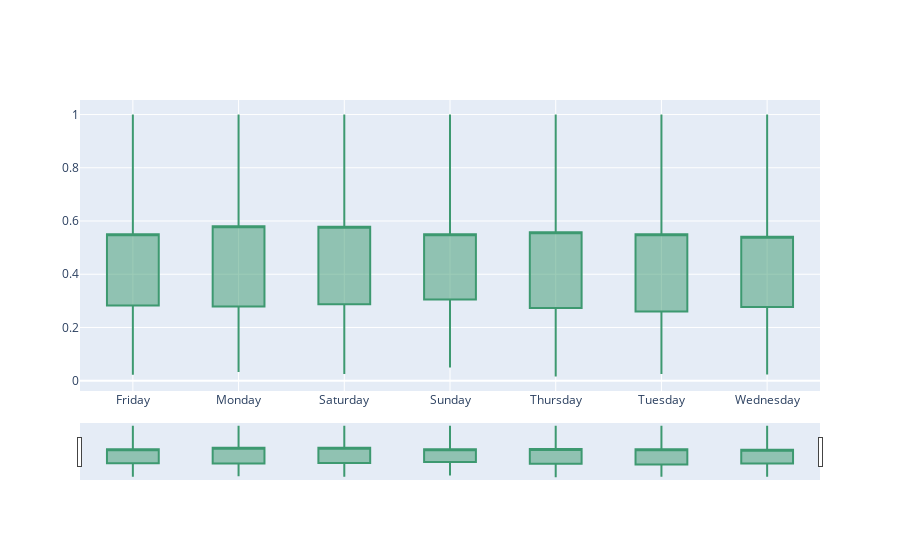

Notebook cell for this chart:
### Markdown cell above
#### Day of Week

### Code cell
make_candle_plot(df=overall_df, groupby_='DAY_OF_WEEK', attribute='SUBJECTIVITY' )

### Figure 1 — Plotly figure (JSON) as saved in the notebook; plotly's stock layout.template omitted (floating-point values rounded to 4 significant figures)
{"data": [{"close": [0.55, 0.5805, 0.578, 0.55, 0.558, 0.55, 0.541], "high": [1, 1, 1, 1, 1, 1, 1], "low": [0.022, 0.033, 0.025, 0.05, 0.016, 0.025, 0.023], "open": [0.283, 0.2785, 0.2875, 0.3055, 0.2728, 0.26, 0.2765], "type": "candlestick", "x": ["Friday", "Monday", "Saturday", "Sunday", "Thursday", "Tuesday", "Wednesday"]}], "layout": {}}
